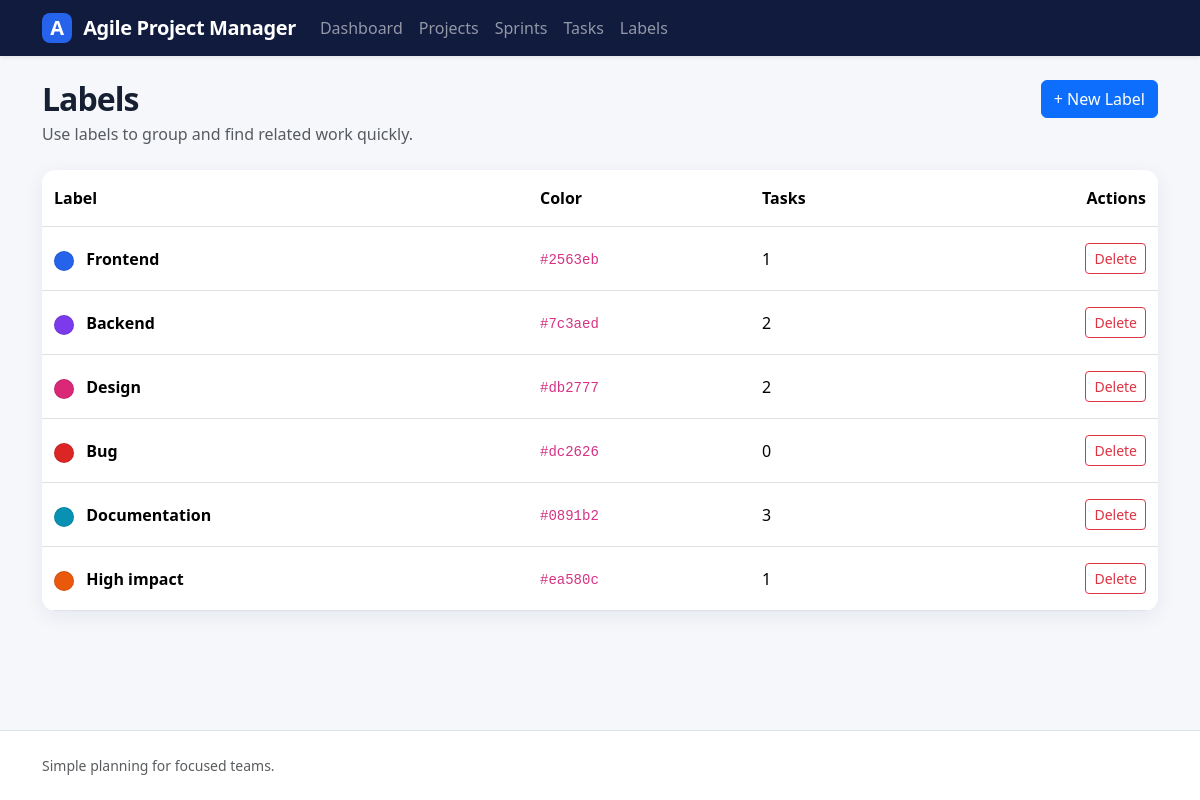
Before: /tasks/labels/ with the older database file.
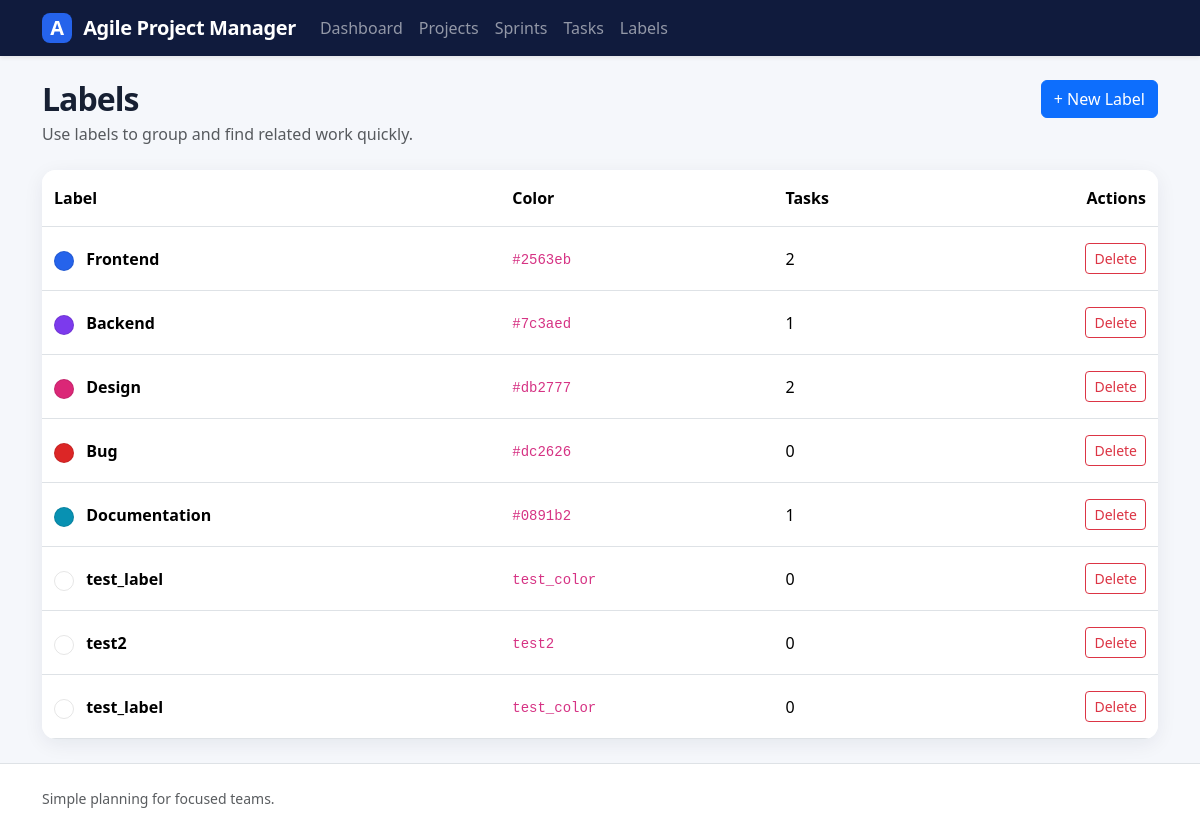
After: the same page with the newer database file.
### tasks/models.py (models this page shows, shortened)
class Label(models.Model):
    name = models.CharField(
        max_length=100,
        validators=[MinLengthValidator(3)],
    )
    color = models.CharField(max_length=10)

### tasks/views.py (the view)
# urls.py: path('labels/', LabelListView.as_view(), name='label_list'),
class LabelListView(ListView):
    model = Label
    template_name = 'labels/label_list.html'
    context_object_name = 'labels'

### templates/labels/label_list.html (shortened to what this page needs)
{% extends "base.html" %}
{% block content %}
    <div class="page-header">
        <div>
            <h1 class="h2 mb-1">
                Labels
            </h1>
            <p class="text-muted mb-0">
                Use labels to group and find related work quickly.
            </p>
        </div>
        <a class="btn btn-primary" href="{% url 'tasks:label_create' %}">
            + New Label
        </a>
    </div>
    <div class="card table-card">
        <div class="table-responsive">
            <table class="table table-hover mb-0">
                <thead>
                    <tr>
                        <th>
                            Label
                        </th>
                        <th>
                            Color
                        </th>
                        <th>
                            Tasks
                        </th>
                        <th class="text-end">
                            Actions
                        </th>
                    </tr>
                </thead>
                <tbody>
                    {% for label in labels %}
                        <tr>
                            <td class="fw-semibold">
                                <span class="color-swatch me-2" style="background-color: {{ label.color }};">
                                </span>
                                {{ label.name }}
                            </td>
                            <td>
                                <code>
                                    {{ label.color }}
                                </code>
                            </td>
                            <td>
                                {{ label.task_set.count|default:"0" }}
                            </td>
                            <td class="text-end">
                                <a href="{% url 'tasks:label_delete' label.pk %}" class="btn btn-sm btn-outline-danger">
                                    Delete
                                </a>
                            </td>
                        </tr>
                    {% empty %}
                        <tr>
                            <td colspan="4">
                                {% include "partials/_empty_state.html" with title="No labels yet" message="Create labels to make task filtering easier." action_url=label_create_url action_text="Create label" %}
                            </td>
                        </tr>
                    {% endfor %}
                </tbody>
            </table>
        </div>
    </div>
{% endblock %}

Changed rows visible on the page:
removed Label: name "High impact", color "#ea580c", task_set.count "1"
computed for Label "Frontend": task_set.count "1" → "2"
computed for Label "Backend": task_set.count "2" → "1"
computed for Label "Documentation": task_set.count "3" → "1"
added Label: name "test_label", color "test_color", task_set.count "0"
added Label: name "test2", color "test2", task_set.count "0"
added Label: name "test_label", color "test_color", task_set.count "0"
